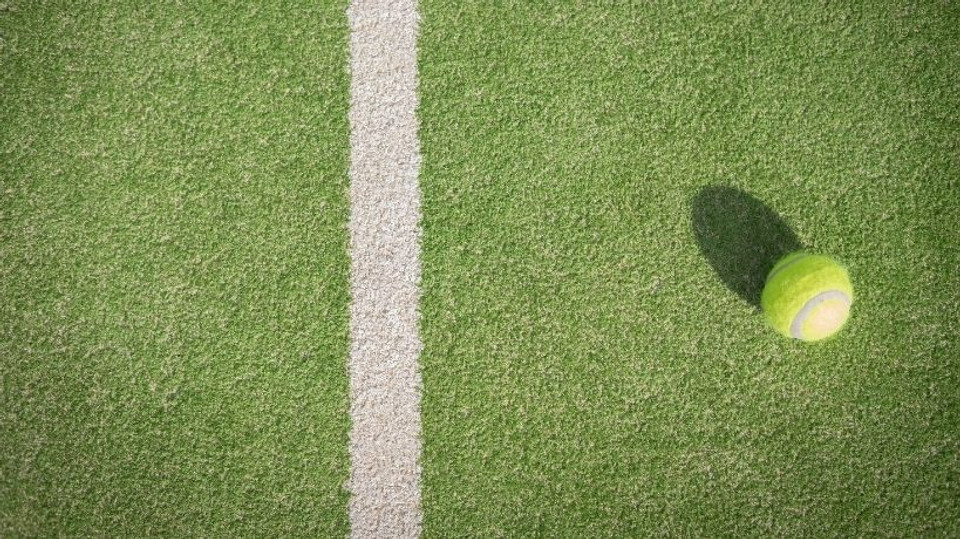
#> input picture img/tennis.jpg, 960 x 539 px, given in place of the camera
$ python find_color.py
#> lines starting #> are read from the running program, lines starting #| are printed output that depends on the picture; after the words box and inside, x2 and y2 are one past the last pixel; in counts of white or black regions, pixels touching at a corner belong together
# import the opencv library
import cv2
import numpy as np

# define a video capture object
camera = cv2.VideoCapture(0, cv2.CAP_V4L2)
camera.set(cv2.CAP_PROP_FOURCC, cv2.VideoWriter_fourcc("M", "J", "P", "G"))


def onChange(pos):
    pass

cv2.namedWindow("Trackbar Windows")
cv2.createTrackbar("low r", "Trackbar Windows", 0, 255, onChange)
cv2.setTrackbarPos("low r", "Trackbar Windows", 100)
cv2.createTrackbar("low g", "Trackbar Windows", 0, 255, onChange)
cv2.setTrackbarPos("low g", "Trackbar Windows", 0)
cv2.createTrackbar("low b", "Trackbar Windows", 0, 255, onChange)
cv2.setTrackbarPos("low b", "Trackbar Windows", 20)
cv2.createTrackbar("high r", "Trackbar Windows", 0, 255, onChange)
cv2.setTrackbarPos("high r", "Trackbar Windows", 255)
cv2.createTrackbar("high g", "Trackbar Windows", 0, 255, onChange)
cv2.setTrackbarPos("high g", "Trackbar Windows", 255)
cv2.createTrackbar("high b", "Trackbar Windows", 0, 255, onChange)
cv2.setTrackbarPos("high b", "Trackbar Windows", 70)

while True:

    # Capture the video frame
    # by frame
    ret, frame = camera.read()
#> frame is the input picture: shape (539, 960, 3); mean B, G, R 84.5, 143.2, 125.6

    hsv = cv2.cvtColor(frame, cv2.COLOR_BGR2HSV)
#> hsv: shape (539, 960, 3); mean H, S, V 37.8, 112, 143.8

    # blue
    # lower_color = np.array([110,50,50])
    # upper_color = np.array([130,255,255])

    # white
    lower_color = np.array([0,0,0])
    upper_color = np.array([50,255,255])
    mask = cv2.inRange(hsv, lower_color, upper_color)
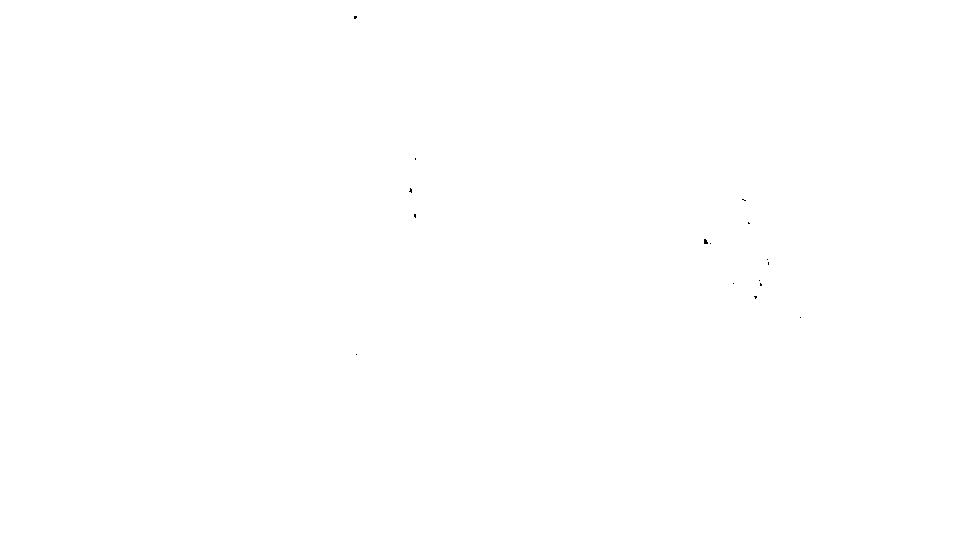
#> mask: shape (539, 960); 100% white; black in thin lines or dots, all inside (x1, y1, x2, y2) = (354, 16, 801, 355)
    res = cv2.bitwise_and(frame, frame, mask=mask)
    hsv = cv2.cvtColor(frame, cv2.COLOR_BGR2HSV)


    low_r = cv2.getTrackbarPos("low r", "Trackbar Windows") # 0
    low_g = cv2.getTrackbarPos("low g", "Trackbar Windows") # 50
    low_b = cv2.getTrackbarPos("low b", "Trackbar Windows") # 30
    high_r = cv2.getTrackbarPos("high r", "Trackbar Windows") # 255
    high_g = cv2.getTrackbarPos("high g", "Trackbar Windows") # 255
    high_b = cv2.getTrackbarPos("high b", "Trackbar Windows") # 10

    # green
    lower_color = np.array([low_b, low_g, low_r])
    upper_color = np.array([high_b, high_g, high_r])
    mask = cv2.inRange(hsv, lower_color, upper_color)
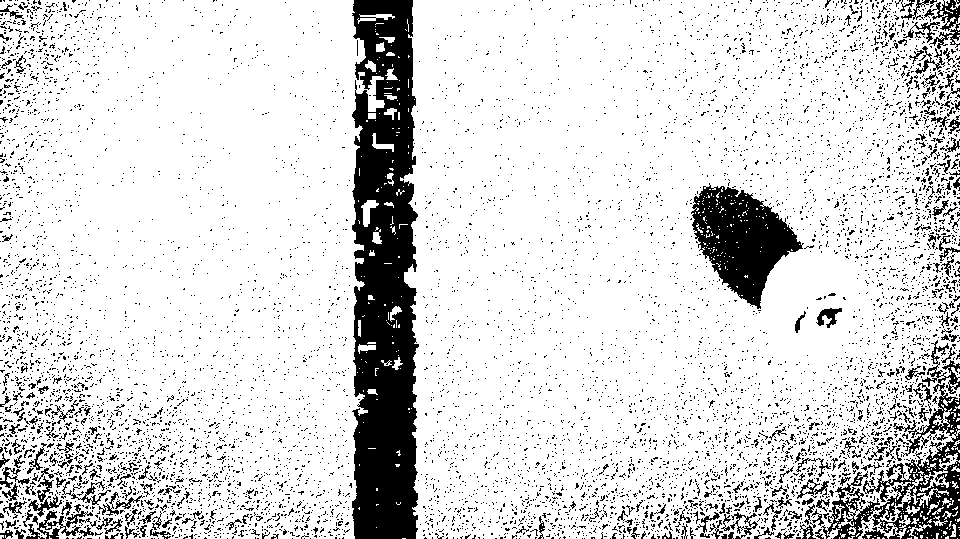
#> mask: shape (539, 960); 85.2% white; 7748 black regions (7499 under 20 px), largest, box (x1, y1, x2, y2) and area: (352, 0, 419, 539) 28652, (691, 183, 804, 309) 7360, (821, 383, 960, 539) 6308
    res = cv2.bitwise_and(frame, frame, mask=mask)
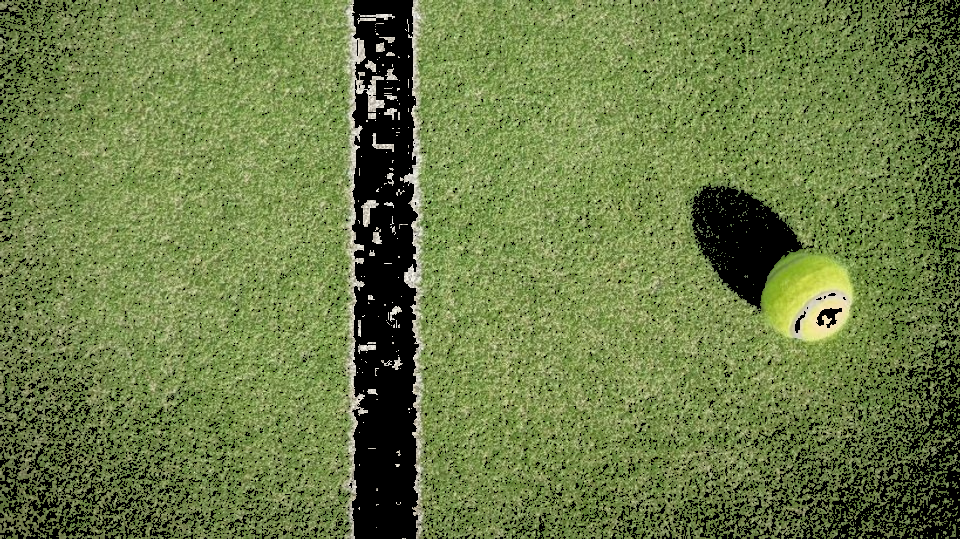
#> res: shape (539, 960, 3); mean B, G, R 70.7, 124.2, 107.7

    # Display the resulting frame
    cv2.imshow("frame", res)
    cv2.imshow("normal", frame)
    cv2.imshow("mask", mask)

    # the 'q' button is set as the
    # quitting button you may use any
    # desired button of your choice
    if cv2.waitKey(1) & 0xFF == ord("q"):
#> (key q is pressed here)
        break

# After the loop release the cap object
camera.release()
# Destroy all the windows
cv2.destroyAllWindows()
